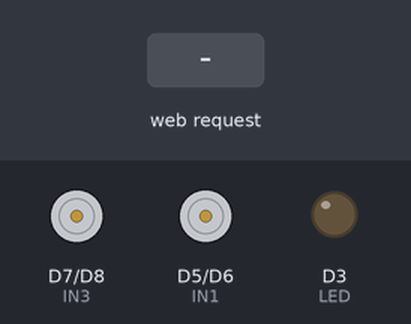
Bench run of a sketch on a simulated ESP8266 (NodeMCU). Parts: motor-driver pin pairs drawn as motors (green arrow = first pin HIGH = forward, orange = second pin HIGH = backward, longer = more drive), output pins drawn as LEDs (lit = HIGH). The inputs (shaded band) are chosen by the test bench. WiFi joins after 1.5 s; servers stay silent unless stated; what the sketch prints to the serial monitor is not drawn.

Above: at 2.7 s.
2.8 s: HTTP request GET /naprijed received
At 3.4 s:
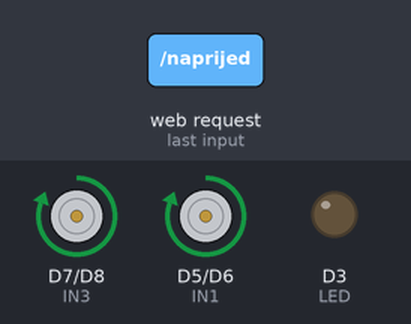
4.3 s: HTTP request GET /nazad received
At 5.5 s:
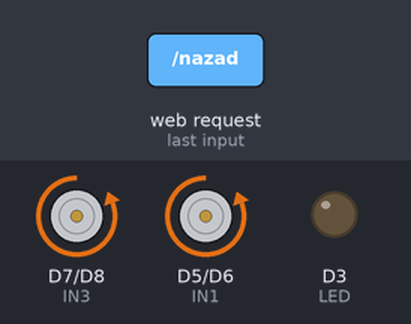
5.8 s: HTTP request GET /lijevo received
At 6.9 s:
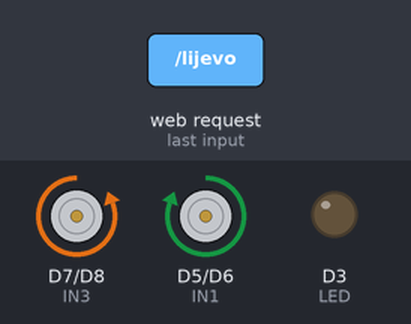
7.3 s: HTTP request GET /desno received
At 8.0 s:
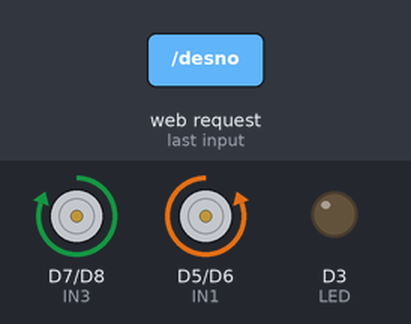
8.8 s: HTTP request GET /svjetlaOn received
At 9.2 s:
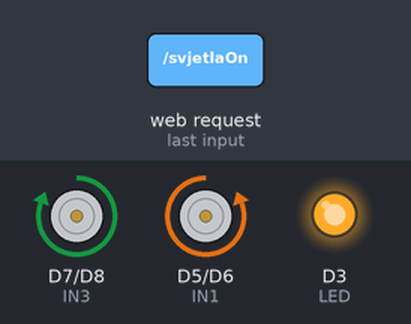
10.3 s: HTTP request GET /stop received
At 11.5 s:
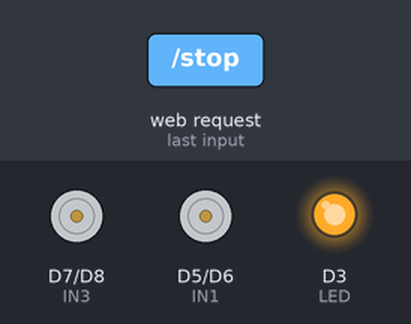
Timing chart, 0 to 12.8 s (numbered marks = the images above; inputs shaded):
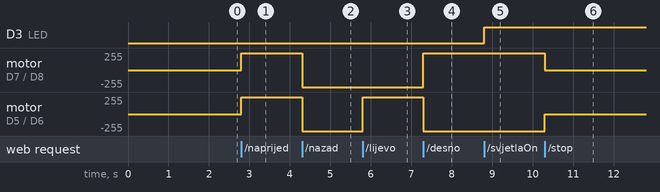

The sketch:

esp8266-robot.ino
```cpp
#include <ESP8266WiFi.h>

const char* ssid = "--------";      // Your Wi-Fi Name
const char* password = "--------";   // Wi-Fi Password

bool upaljenaSvjetla = false;

#define IN1   D5   //IN1, plava
#define IN2   D6   //IN2, zelena
#define IN3   D7   //IN3, zuta
#define IN4   D8   //IN4, narandzasta
#define LED   D3

void naprijed()
{
  digitalWrite(IN1, HIGH);
  digitalWrite(IN2, LOW);
  digitalWrite(IN3, HIGH);
  digitalWrite(IN4, LOW);
}

void nazad()
{
  digitalWrite(IN1, LOW);
  digitalWrite(IN2, HIGH);
  digitalWrite(IN3, LOW);
  digitalWrite(IN4, HIGH);
}

void lijevo()
{
  digitalWrite(IN1, HIGH);
  digitalWrite(IN2, LOW);
  digitalWrite(IN3, LOW);
  digitalWrite(IN4, HIGH);
}
void desno()
{
  digitalWrite(IN1, LOW);
  digitalWrite(IN2, HIGH);
  digitalWrite(IN3, HIGH);
  digitalWrite(IN4, LOW);
}

void stani()
{
  digitalWrite(IN1, LOW);
  digitalWrite(IN2, LOW);
  digitalWrite(IN3, LOW);
  digitalWrite(IN4, LOW);
}

void svjetlaOn()
{
  digitalWrite(LED, HIGH);
}

void svjetlaOff()
{
  digitalWrite(LED, LOW);
}

WiFiServer server(80);

void setup()

{

  Serial.begin(115200); //Default Baudrate

  pinMode(IN1, OUTPUT);
  pinMode(IN2, OUTPUT);
  pinMode(IN3, OUTPUT);
  pinMode(IN4, OUTPUT);
  pinMode(LED, OUTPUT);

  digitalWrite(IN1, LOW);
  digitalWrite(IN2, LOW);
  digitalWrite(IN3, LOW);
  digitalWrite(IN4, LOW);
  digitalWrite(LED, LOW);


  Serial.print("Connecting to the Newtork");

  WiFi.begin(ssid, password);

  while (WiFi.status() != WL_CONNECTED)

  {

    delay(500);

    Serial.print(".");

  }

  Serial.println("WiFi connected");

  server.begin();  // Starts the Server

  Serial.println("Server started");


  Serial.print("IP Address of network: "); // Prints IP address on Serial Monitor

  Serial.println(WiFi.localIP());

  Serial.print("Copy and paste the following URL: https://"); // Prints IP address in URL format

  Serial.print(WiFi.localIP());

  Serial.println("/");

}


void loop()

{

  WiFiClient client = server.available();

  if (!client)

  {

    return;

  }

  Serial.println("Waiting for new client");

  while(!client.available())

  {

    delay(1);

  }


  String request = client.readStringUntil('\r');

  Serial.println(request);

  client.flush();


  if (request.indexOf("GET /naprijed") >= 0) {
    Serial.println("naprijed()");
    naprijed();
  } else if (request.indexOf("GET /nazad") >= 0) {
    Serial.println("nazad()");
    nazad();
  } else if (request.indexOf("GET /lijevo") >= 0) {
    Serial.println("lijevo()");
    lijevo();
  } else if (request.indexOf("GET /desno") >= 0) {
    Serial.println("desno()");
    desno();
  } else if (request.indexOf("GET /stop") >= 0) {
    Serial.println("stop()");
    stani();
  } else if (request.indexOf("GET /svjetlaOn") >= 0) {
    Serial.println("svjetlaOn()");
    svjetlaOn();
    upaljenaSvjetla = true;
  } else if (request.indexOf("GET /svjetlaOff") >= 0) {
    Serial.println("svjetlaOff()");
    svjetlaOff();
    upaljenaSvjetla = false;
   }


//*------------------HTML Page Code---------------------*//


  client.println("HTTP/1.1 200 OK"); //

  client.println("Content-Type: text/html");

  client.println("");

  client.println("<!DOCTYPE HTML>");

  client.println("<html>");
            client.println("<head><meta name=\"viewport\" content=\"width=device-width, initial-scale=1\">");
            client.println("<meta charset=\"UTF-8\">");
            client.println("<link rel=\"icon\" href=\"data:,\">");

            client.println("<style>html { font-family: Helvetica; display: inline-block; margin: 0px auto; text-align: center;}");
            client.println(".button { background-color: #195B6A; border: none; color: white; padding: 5px 5px;");
            client.println("text-decoration: none; font-size: 20px; margin: 2px; cursor: pointer;}");
            client.println(".button2 {background-color: #77878A;}");
            client.println("div{text-align: center;}</style></head>");

            client.println("<body><h1>----------<br>-----------</h1>");

            client.println("<div><p><a href=\"/naprijed\"><button class=\"button button2\">Naprijed</button></a></p></div>");
            client.println("<div><a href=\"/lijevo\"><button class=\"button button2\">Lijevo</button></a>");
            client.println("<a href=\"/stop\"><button class=\"button button2\">Stop</button></a>");
            client.println("<a href=\"/desno\"><button class=\"button button2\">Desno</button></a></div>");
            client.println("<div><p><a href=\"/nazad\"><button class=\"button button2\">Nazad</button></a></p></div>");
            if(upaljenaSvjetla)
            {
              client.println("<div><br><br><a href=\"/svjetlaOff\"><button class=\"button button2\">Svjetla</button></a></div>");
            } else
            {
              client.println("<div><br><br><a href=\"/svjetlaOn\"><button class=\"button button2\">Svjetla</button></a></div>");
            }

            client.println("</body></html>");


  delay(1);

  client.stop();

  Serial.println("Client disonnected");

  Serial.println("");

}
```

Measured:
- after the input at 2.8 s, motor on D7 (IN3) / D8 (IN4), motor on D5 (IN1) / D6 (IN2): stopped → forward 255/255 at once
- after the input at 4.3 s, motor on D7 (IN3) / D8 (IN4), motor on D5 (IN1) / D6 (IN2): forward 255/255 → backward 255/255 at once
- after the input at 5.8 s, motor on D5 (IN1) / D6 (IN2): backward 255/255 → forward 255/255 at once
- after the input at 7.3 s, motor on D7 (IN3) / D8 (IN4): backward 255/255 → forward 255/255 at once; motor on D5 (IN1) / D6 (IN2): forward 255/255 → backward 255/255 at once
- after the input at 8.8 s, D3 (LED): LOW → HIGH at once
- after the input at 10.3 s, motor on D7 (IN3) / D8 (IN4): forward 255/255 → stopped at once; motor on D5 (IN1) / D6 (IN2): backward 255/255 → stopped at once
